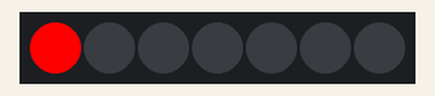
The sketch below on a simulated Arduino Uno, built with avr-gcc and run on an emulated ATmega328P. Parts: 7 RGB LEDs in strip order, left to right.

Above: at 0.1 s.
At 0.6 s:
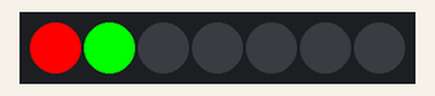
At 1.1 s:
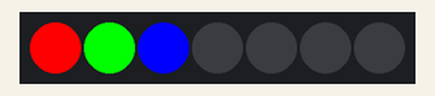

Measured:
- what the display in image 1 shows lasts 0.5 s, from 0.5 s to 1.0 s

The sketch:

Strip_one_light.ino
```cpp
#include <Adafruit_NeoPixel.h>

#define PIN 3         // Pin number connected to the NeoPixel LED
#define NUM_PIXELS 7  // Number of pixels in the strip

Adafruit_NeoPixel strip(NUM_PIXELS, PIN, NEO_GRB + NEO_KHZ800);

void setup() {
  strip.begin();
  strip.show();
}

void loop() {
  // Turn on the first LED (index 0) and set it to red
  strip.setPixelColor(0, strip.Color(255, 0, 0));
  strip.show();
  delay(500);

  strip.setPixelColor(1, strip.Color(0, 255, 0));
  strip.show();
  delay(500);

  strip.setPixelColor(2, strip.Color(0, 0, 255));
  strip.show();
  delay(500);
}
```
